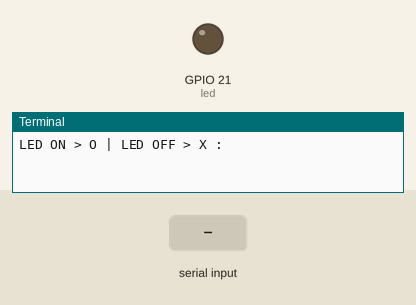
A program run on a simulated Raspberry Pi (BCM pin numbers). Shown: output pins drawn as LEDs (lit = HIGH), the last lines printed to the terminal. The test bench sets the inputs (shaded band).

Above: at 1.2 s.
1.3 s: "X" typed at the terminal, then Enter
At 2.3 s:
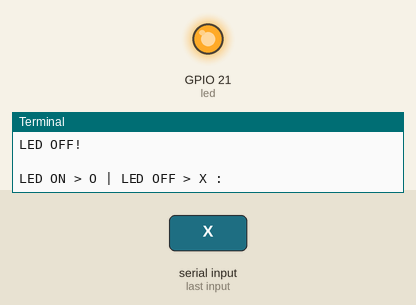
2.8 s: "O" typed at the terminal, then Enter
At 3.4 s:
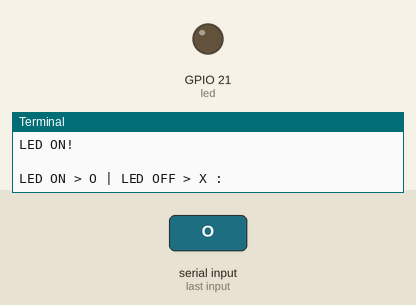
Timing chart, 0 to 5.8 s (numbered marks = the images above; inputs shaded):
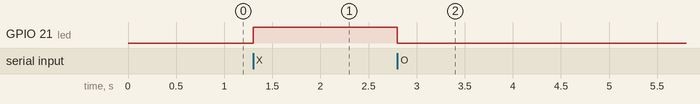

Measured:
- after the input at 1.3 s, GPIO 21 (led): LOW → HIGH at once
- after the input at 2.8 s, GPIO 21 (led): HIGH → LOW at once

The program:

input02.py
```python
import RPi.GPIO as GPIO
import time

led = 21

GPIO.setmode(GPIO.BCM)
GPIO.setup(led, GPIO.OUT)

try:
	while True:
		chr = input("LED ON > O | LED OFF > X : ")
		if chr == "O":
			GPIO.output(led, False)
			print("LED ON!\n")
		if chr == "X":
			GPIO.output(led, True)
			print("LED OFF!\n")
except KeyboardInterrupt:
	GPIO.cleanup()
```
